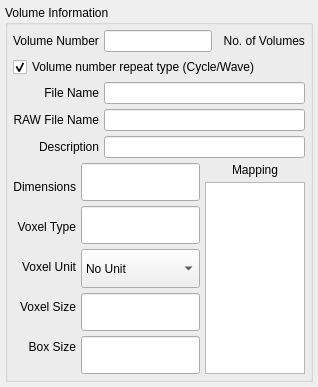
     <widget class="QWidget" name="tab">
      <attribute name="title">
       <string>Tab 4</string>
      </attribute>
      <layout class="QVBoxLayout" name="verticalLayout_6">
       <property name="spacing">
        <number>5</number>
       </property>
       <property name="margin">
        <number>5</number>
       </property>
       <item>
        <widget class="QGroupBox" name="groupBox_4">
         <property name="title">
          <string>Volume Information</string>
         </property>
         <layout class="QVBoxLayout" name="verticalLayout_5">
          <property name="spacing">
           <number>5</number>
          </property>
          <property name="margin">
           <number>5</number>
          </property>
          <item>
           <layout class="QHBoxLayout">
            <item>
             <layout class="QHBoxLayout">
              <item>
               <widget class="QLabel" name="label_36">
                <property name="text">
                 <string>Volume Number</string>
                </property>
               </widget>
              </item>
              <item>
               <widget class="QLineEdit" name="m_volnum_4">
                <property name="sizePolicy">
                 <sizepolicy hsizetype="Minimum" vsizetype="MinimumExpanding">
                  <horstretch>0</horstretch>
                  <verstretch>0</verstretch>
                 </sizepolicy>
                </property>
               </widget>
              </item>
             </layout>
            </item>
            <item>
             <widget class="QLabel" name="m_maxVolumes_4">
              <property name="text">
               <string>  No. of Volumes</string>
              </property>
             </widget>
            </item>
           </layout>
          </item>
          <item>
           <widget class="QCheckBox" name="m_repeatType_4">
            <property name="text">
             <string>Volume number repeat type (Cycle/Wave)</string>
            </property>
            <property name="checked">
             <bool>true</bool>
            </property>
           </widget>
          </item>
          <item>
           <layout class="QHBoxLayout">
            <item>
             <layout class="QVBoxLayout">
              <item>
               <widget class="QLabel" name="label_28">
                <property name="text">
                 <string>File Name</string>
                </property>
                <property name="alignment">
                 <set>Qt::AlignRight|Qt::AlignTrailing|Qt::AlignVCenter</set>
                </property>
               </widget>
              </item>
              <item>
               <widget class="QLabel" name="label_29">
                <property name="text">
                 <string>RAW File Name</string>
                </property>
                <property name="alignment">
                 <set>Qt::AlignRight|Qt::AlignTrailing|Qt::AlignVCenter</set>
                </property>
               </widget>
              </item>
              <item>
               <widget class="QLabel" name="label_30">
                <property name="text">
                 <string>Description</string>
                </property>
                <property name="alignment">
                 <set>Qt::AlignRight|Qt::AlignTrailing|Qt::AlignVCenter</set>
                </property>
               </widget>
              </item>
             </layout>
            </item>
            <item>
             <layout class="QVBoxLayout">
              <item>
               <widget class="QLineEdit" name="m_pvlFile_4">
                <property name="sizePolicy">
                 <sizepolicy hsizetype="Expanding" vsizetype="MinimumExpanding">
                  <horstretch>0</horstretch>
                  <verstretch>0</verstretch>
                 </sizepolicy>
                </property>
               </widget>
              </item>
              <item>
               <widget class="QLineEdit" name="m_rawFile_4">
                <property name="sizePolicy">
                 <sizepolicy hsizetype="Expanding" vsizetype="MinimumExpanding">
                  <horstretch>0</horstretch>
                  <verstretch>0</verstretch>
                 </sizepolicy>
                </property>
               </widget>
              </item>
              <item>
               <widget class="QLineEdit" name="m_description_4">
                <property name="sizePolicy">
                 <sizepolicy hsizetype="Expanding" vsizetype="MinimumExpanding">
                  <horstretch>0</horstretch>
                  <verstretch>0</verstretch>
                 </sizepolicy>
                </property>
               </widget>
              </item>
             </layout>
            </item>
           </layout>
          </item>
          <item>
           <layout class="QHBoxLayout">
            <item>
             <layout class="QHBoxLayout">
              <item>
               <layout class="QVBoxLayout">
                <item>
                 <widget class="QLabel" name="label_31">
                  <property name="maximumSize">
                   <size>
                    <width>16777215</width>
                    <height>23</height>
                   </size>
                  </property>
                  <property name="text">
                   <string>Dimensions</string>
                  </property>
                  <property name="alignment">
                   <set>Qt::AlignRight|Qt::AlignTrailing|Qt::AlignVCenter</set>
                  </property>
                 </widget>
                </item>
                <item>
                 <widget class="QLabel" name="label_32">
                  <property name="maximumSize">
                   <size>
                    <width>16777215</width>
                    <height>23</height>
                   </size>
                  </property>
                  <property name="text">
                   <string>Voxel Type</string>
                  </property>
                  <property name="alignment">
                   <set>Qt::AlignRight|Qt::AlignTrailing|Qt::AlignVCenter</set>
                  </property>
                 </widget>
                </item>
                <item>
                 <widget class="QLabel" name="label_33">
                  <property name="maximumSize">
                   <size>
                    <width>16777215</width>
                    <height>23</height>
                   </size>
                  </property>
                  <property name="text">
                   <string>Voxel Unit</string>
                  </property>
                  <property name="alignment">
                   <set>Qt::AlignRight|Qt::AlignTrailing|Qt::AlignVCenter</set>
                  </property>
                 </widget>
                </item>
                <item>
                 <widget class="QLabel" name="label_34">
                  <property name="maximumSize">
                   <size>
                    <width>16777215</width>
                    <height>23</height>
                   </size>
                  </property>
                  <property name="text">
                   <string>Voxel Size</string>
                  </property>
                  <property name="alignment">
                   <set>Qt::AlignRight|Qt::AlignTrailing|Qt::AlignVCenter</set>
                  </property>
                 </widget>
                </item>
                <item>
                 <widget class="QLabel" name="label_37">
                  <property name="maximumSize">
                   <size>
                    <width>16777215</width>
                    <height>23</height>
                   </size>
                  </property>
                  <property name="text">
                   <string>Box Size</string>
                  </property>
                  <property name="alignment">
                   <set>Qt::AlignRight|Qt::AlignTrailing|Qt::AlignVCenter</set>
                  </property>
                 </widget>
                </item>
               </layout>
              </item>
              <item>
               <layout class="QVBoxLayout">
                <item>
                 <widget class="QLineEdit" name="m_dimensions_4">
                  <property name="sizePolicy">
                   <sizepolicy hsizetype="Expanding" vsizetype="MinimumExpanding">
                    <horstretch>0</horstretch>
                    <verstretch>0</verstretch>
                   </sizepolicy>
                  </property>
                 </widget>
                </item>
                <item>
                 <widget class="QLineEdit" name="m_voxelType_4">
                  <property name="sizePolicy">
                   <sizepolicy hsizetype="Expanding" vsizetype="MinimumExpanding">
                    <horstretch>0</horstretch>
                    <verstretch>0</verstretch>
                   </sizepolicy>
                  </property>
                 </widget>
                </item>
                <item>
                 <widget class="QComboBox" name="m_voxelUnit_4">
                  <property name="sizePolicy">
                   <sizepolicy hsizetype="Preferred" vsizetype="MinimumExpanding">
                    <horstretch>0</horstretch>
                    <verstretch>0</verstretch>
                   </sizepolicy>
                  </property>
                  <item>
                   <property name="text">
                    <string>No Unit</string>
                   </property>
                  </item>
                  <item>
                   <property name="text">
                    <string>Angstrom</string>
                   </property>
                  </item>
                  <item>
                   <property name="text">
                    <string>Nanometer</string>
                   </property>
                  </item>
                  <item>
                   <property name="text">
                    <string>Micron</string>
                   </property>
                  </item>
                  <item>
                   <property name="text">
                    <string>Millimeter</string>
                   </property>
                  </item>
                  <item>
                   <property name="text">
                    <string>Centimeter</string>
                   </property>
                  </item>
                  <item>
                   <property name="text">
                    <string>Meter</string>
                   </property>
                  </item>
                  <item>
                   <property name="text">
                    <string>Kilometer</string>
                   </property>
                  </item>
                  <item>
                   <property name="text">
                    <string>Parsec</string>
                   </property>
                  </item>
                  <item>
                   <property name="text">
                    <string>Kiloparsec</string>
                   </property>
                  </item>
                 </widget>
                </item>
                <item>
                 <widget class="QLineEdit" name="m_voxelSize_4">
                  <property name="sizePolicy">
                   <sizepolicy hsizetype="Expanding" vsizetype="MinimumExpanding">
                    <horstretch>0</horstretch>
                    <verstretch>0</verstretch>
                   </sizepolicy>
                  </property>
                 </widget>
                </item>
                <item>
                 <widget class="QLineEdit" name="m_boxSize_4">
                  <property name="sizePolicy">
                   <sizepolicy hsizetype="Expanding" vsizetype="MinimumExpanding">
                    <horstretch>0</horstretch>
                    <verstretch>0</verstretch>
                   </sizepolicy>
                  </property>
                 </widget>
                </item>
               </layout>
              </item>
             </layout>
            </item>
            <item>
             <layout class="QVBoxLayout">
              <item>
               <widget class="QLabel" name="label_35">
                <property name="text">
                 <string>Mapping</string>
                </property>
                <property name="alignment">
                 <set>Qt::AlignCenter</set>
                </property>
               </widget>
              </item>
              <item>
               <widget class="QListWidget" name="m_mapping_4">
                <property name="sizePolicy">
                 <sizepolicy hsizetype="Fixed" vsizetype="Expanding">
                  <horstretch>0</horstretch>
                  <verstretch>0</verstretch>
                 </sizepolicy>
                </property>
                <property name="minimumSize">
                 <size>
                  <width>80</width>
                  <height>0</height>
                 </size>
                </property>
                <property name="maximumSize">
                 <size>
                  <width>100</width>
                  <height>16777215</height>
                 </size>
                </property>
               </widget>
              </item>
             </layout>
            </item>
           </layout>
          </item>
         </layout>
        </widget>
       </item>
      </layout>
     </widget>
